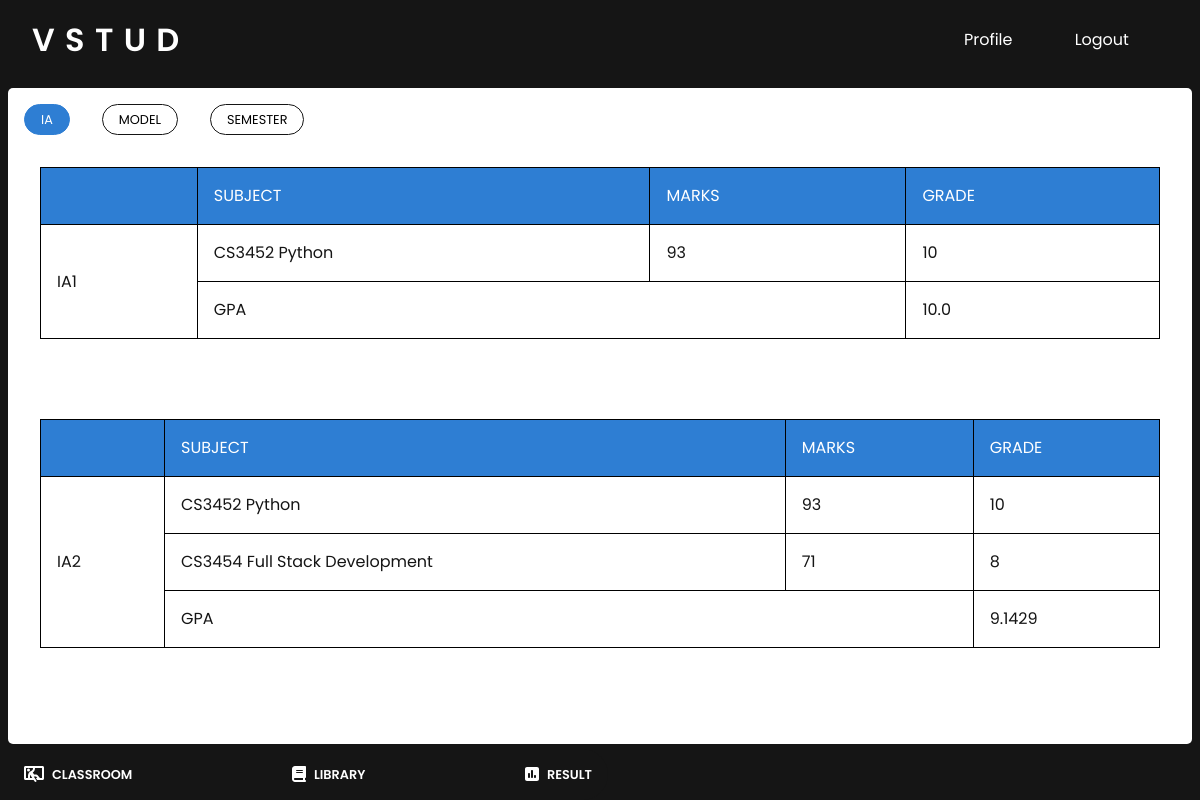
/results (signed in), run on the app's committed database.
### classroom/models.py (models this page shows, shortened)
class Result(models.Model):
    class AttendStatus(models.TextChoices):
        ABSENT = 'ABSENT', 'ABSENT'
        PRESENT = 'PRESENT', 'PRESENT'
        OD = 'OD', 'OD'
    class Grades(models.TextChoices):
        O = 10, 'O'
        APLUS = 9, 'A+'
        A = 8, 'A'
        BPLUS = 7, 'B+'
        B = 6, 'B'
        C = 5, 'C'
        NOGRADE = 0, 'NOGRADE'
    student = models.ForeignKey(user_models.StudentProfile, on_delete=models.CASCADE)
    exam = models.ForeignKey(Exam, on_delete=models.CASCADE)
    subject = models.ForeignKey(Subject, on_delete=models.CASCADE)
    marks = models.CharField(max_length=25, null=True, blank=True)
    grade = models.CharField(choices=Grades.choices, max_length=25, default=Grades.NOGRADE)
    attend_status = models.CharField(choices=AttendStatus.choices, max_length=25, default=AttendStatus.PRESENT)
    class Meta:
        unique_together = ('student', 'exam', 'subject')

class Subject(models.Model):
    code = models.CharField(max_length=25, unique=True)
    name = models.CharField(max_length=250)
    credit = models.CharField(max_length=25)

### classroom/views.py (the view)
# urls.py: path("results", views.results, name="results"),
@login_required
def results(request):
    user = User.objects.get(pk=request.user.id)
    student_profile = user_models.StudentProfile.objects.get(user=user)
    exam_results = classroom_models.Result.objects.filter(student=student_profile)
    exams = classroom_models.Exam.objects.filter(class_id__class_id = student_profile.class_id)
    exam_results = {
        'IA' : {
            'IA1' : [exam_results.filter(exam__exam='IA1')],
            'IA2' : [exam_results.filter(exam__exam='IA2')],
            'IA3' : [exam_results.filter(exam__exam='IA3')],
        },
        'MODEL' : [exam_results.filter(exam__exam='MODEL')],
        'SEMESTER' : {
            'SEM 1' : [exam_results.filter(exam__exam='SEM-1')],
            'SEM 2' : [exam_results.filter(exam__exam='SEM-2')],
            'SEM 3' : [exam_results.filter(exam__exam='SEM-3')],
            'SEM 4' : [exam_results.filter(exam__exam='SEM-4')],
            'SEM 5' : [exam_results.filter(exam__exam='SEM-5')],
            'SEM 6' : [exam_results.filter(exam__exam='SEM-6')],
            'SEM 7' : [exam_results.filter(exam__exam='SEM-7')],
            'SEM 8' : [exam_results.filter(exam__exam='SEM-8')],
            }
    }
    for i in ('IA', 'SEMESTER'):
        for exam, data in exam_results[i].items():
            scored_credits = 0
            total_credits = 0
            for paper in data[0]:
                scored_credits += int(paper.grade)*int(paper.subject.credit)
                total_credits += int(paper.subject.credit)*10
            if total_credits!=0:
                exam_results[i][exam].append(round(scored_credits/total_credits*10, 4))
    for subject in exam_results['MODEL'][0]:
        scored_credits += int(subject.grade)*int(subject.subject.credit)
        total_credits += int(subject.subject.credit)*10
        if total_credits!=0:
            exam_results['MODEL'].append(round(scored_credits/total_credits*10, 4))
    print(exam_results['SEMESTER']['SEM 4'][0][0].exam.class_id.year.year)
    return render(request, 'classroom/results.html', exam_results)

### classroom/templates/classroom/results.html (shortened to what this page needs)
{% extends "base.html" %}
{% load static %}
{% block content %}
<div class="filters">
    <ul>
        <li onclick="showDiv('ia',this)" class="filter selected">IA</li>
        <li onclick="showDiv('model',this)" class="filter">MODEL</li>
        <li onclick="showDiv('semester',this)" class="filter">SEMESTER</li>
    </ul>
</div>
<div class="main-content" id="ia">
    {% for exam, data in IA.items %}
    {% if data.0 %}
    <table>
        <thead>
            <tr>
                <td></td>
                <td>SUBJECT</td>
                <td>MARKS</td>
                <td>GRADE</td>
            </tr>
        </thead>
        <tbody>
            <td rowspan="0">{{exam}}</td>
            {% for result in data.0 %}
            <tr>
                <td>{{result.subject.code}} {{result.subject.name}}</td>
                <td>{{result.marks}}</td>
                <td>{{result.grade}}</td>
            </tr>
            {% endfor %}
            <tr>
                <td colspan="2">GPA</td>
                <td>{{data.1}}</td>
            </tr>
        </tbody>
    </table>
    {% endif %}
    {% endfor %}
</div>
{% endblock content%}

### static/css/style.css (style rules this page uses)
* { margin: 0; padding: 0; }
body { background-color: #151515; font-family: 'Poppins', sans-serif; color: #fff; }
.selected { color: #2e7ed3; }
.filters ul { display: flex; flex-wrap: wrap; list-style: none; margin-bottom: 0; padding-left: 0; }
.filters ul li { margin: 1rem 1rem; padding: 5px 1rem; border:1px solid #151515; border-radius: 1rem; color: #000; font-size: 0.8rem; }
.filters .selected, .filters ul li:hover { background-color: #2e7ed3; color: #fff !important; border: 1px solid #2e7ed3; }
.main-content { padding: 1rem 2rem; overflow-x: scroll; }
table { margin-bottom: 5rem; width: 100%; }
table thead { background-color: #2e7ed3; color: #fff; }
table tr td { padding: 1rem; border: 1px solid #000000; }

### data on the page
Result: subject.code "CS3452", subject.name "Python", marks "93", grade "10"
Result: subject.code "CS3452", subject.name "Python", marks "93", grade "10"
Result: subject.code "CS3454", subject.name "Full Stack Development", marks "71", grade "8"

### other printed values
{{ exam }} "IA1" "IA2"
{{ data.1 }} "10.0" "9.1429"
